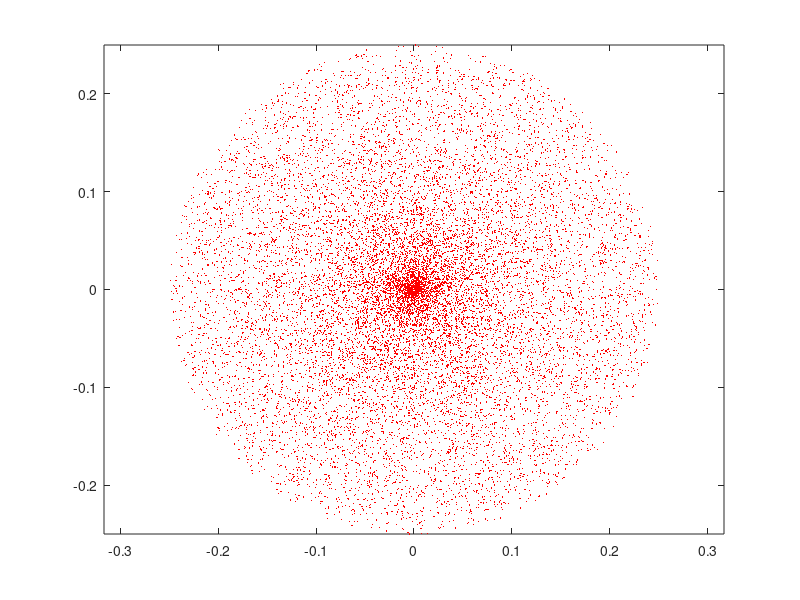
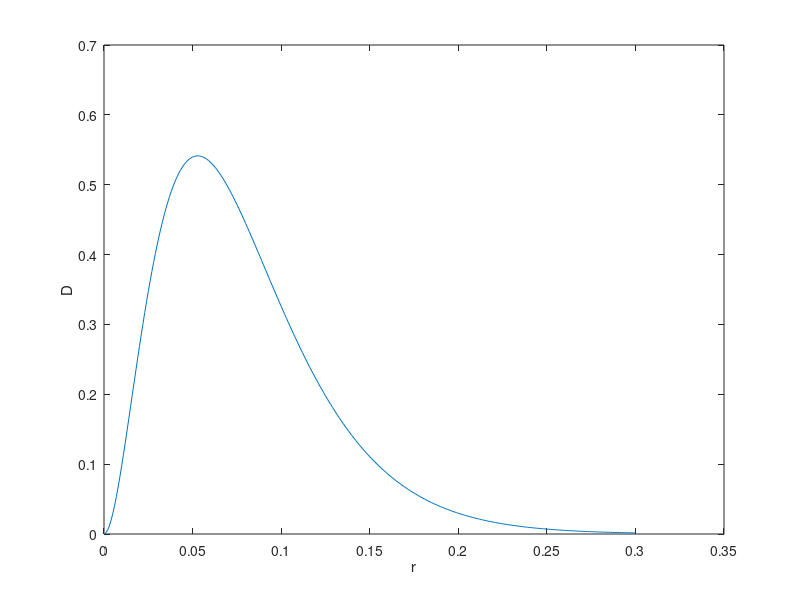

Source code (MATLAB) for these figures, in order:
% test2.m
clc;clear all
N=15000;
a=5.29e-2;

theta=2.*pi.*rand(1,N);

r=zeros(1,N);
i=1;
while i<=N
        x1=0.25.*rand;
        y1=rand;
        omega=(4/a.^3.*x1.^2.*exp(-2./a.*x1));
        if y1<omega*4
                r(i)=x1;
                i=i+1;
        end
end

[X,Y]=pol2cart(theta,r);
plot(X,Y,'r.','markersize',1)
axis equal
rr=0:0.001:0.3;
D=4/a.^2*rr.^2.*exp(-2/a*rr);
figure
plot(rr,D)
xlabel('r');
ylabel('D')
